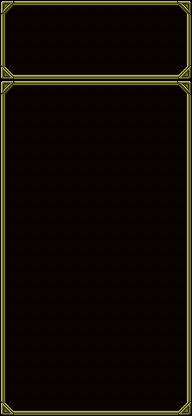

Tiled map render using the project's own tile images. Description and the map definition, with tile-layer contents summarised, below:
An orthogonal 12x26 tile map with 16x16 px tiles, 2 tile layers (behind, front).

<map version="1.0" orientation="orthogonal" width="12" height="26" tilewidth="16" tileheight="16">
 <tileset firstgid="1" name="Window_a_00" tilewidth="16" tileheight="16">
  <image source="Window_a_00.png" width="128" height="128" />
 </tileset>
 <layer name="behind" width="12" height="26" opacity="0.48">
  <data>[312 cells, 312 non-empty, 1 distinct tile ids]</data>
 </layer>
 <layer name="front" width="12" height="26">
  <data>[312 cells, 92 non-empty, 11 distinct tile ids]</data>
 </layer>
</map>
